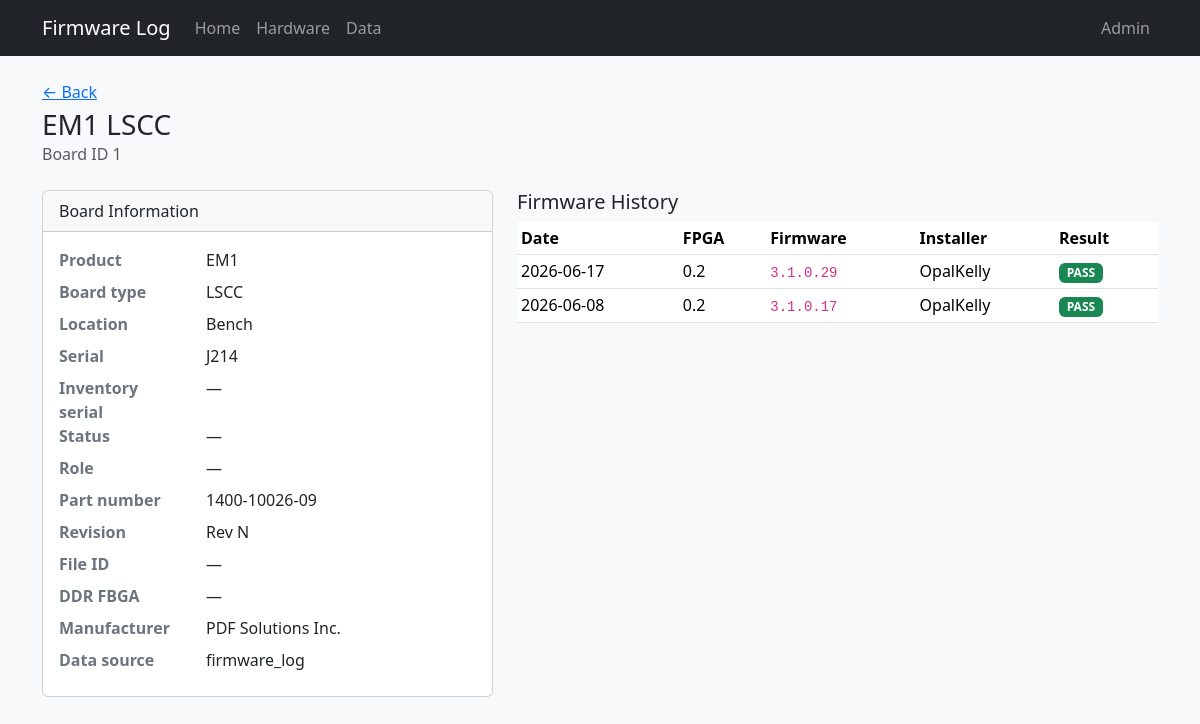
Before: /board/1 with the older database file.
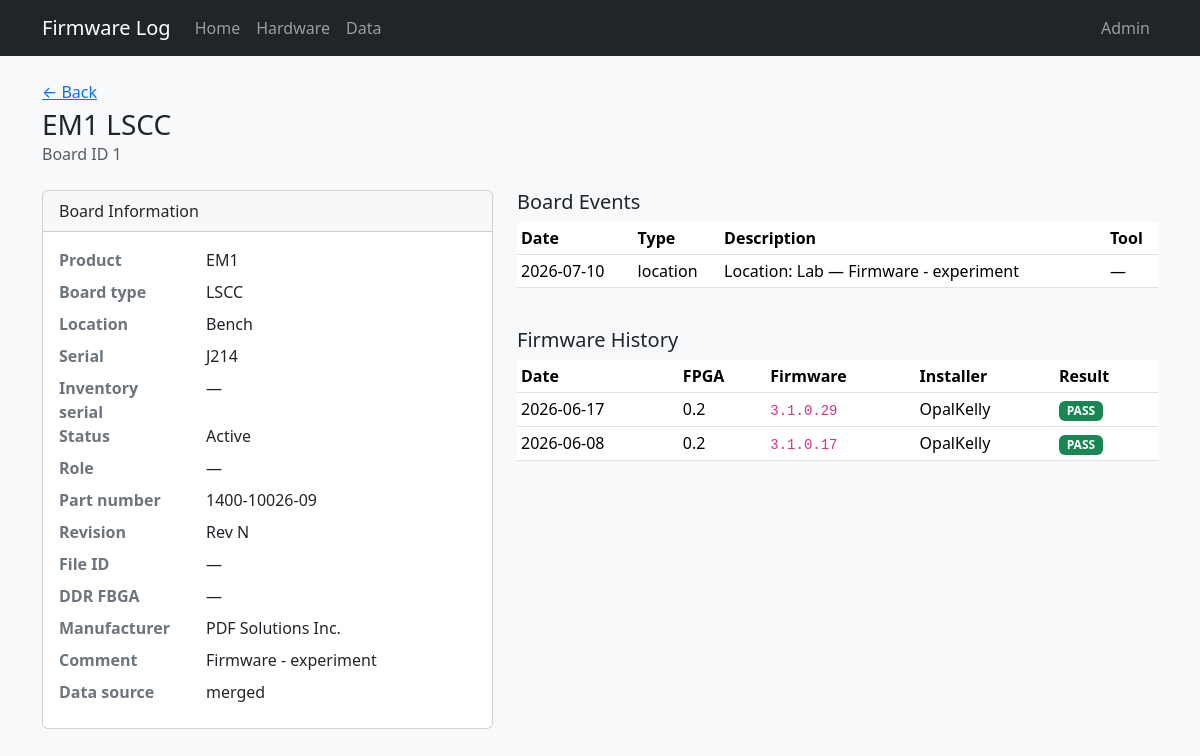
After: the same page with the newer database file.
### tables this page shows
CREATE TABLE "boards" (
                board_id      INTEGER PRIMARY KEY,
                tool          TEXT,
                board_slot    TEXT,
                manufacturer  TEXT NOT NULL DEFAULT 'PDF Solutions Inc.',
                board_name    TEXT NOT NULL,
                serial        TEXT NOT NULL,
                part_number   TEXT,
                revision      TEXT,
                file_id       TEXT,
                product_name  TEXT NOT NULL,
                ddr_fbga      TEXT
            , inventory_serial TEXT, status TEXT, role TEXT, comment TEXT, open_item TEXT, po TEXT, modified_by TEXT, source_updated_at TEXT, data_source TEXT, dc_status TEXT, ac_status TEXT, gcal_status TEXT, adc_status TEXT, eeprom_status TEXT);

CREATE TABLE "firmware_history" (
                event_id    INTEGER PRIMARY KEY AUTOINCREMENT,
                board_id    INTEGER NOT NULL REFERENCES boards (board_id),
                event_date  TEXT NOT NULL,
                event_time  TEXT,
                fpga        TEXT,
                firmware    TEXT NOT NULL,
                installer   TEXT,
                result      TEXT
            );

CREATE TABLE board_events (
    event_id      INTEGER PRIMARY KEY AUTOINCREMENT,
    board_id      INTEGER NOT NULL REFERENCES boards (board_id),
    event_date    TEXT NOT NULL,
    event_time    TEXT,
    event_type    TEXT NOT NULL,
    description   TEXT NOT NULL,
    tool          TEXT,
    source        TEXT NOT NULL,
    source_ref    TEXT
);

### app.py (the view)
@app.route("/board/<int:board_id>")
def board_detail(board_id):
    board = db.get_board(board_id)
    if not board:
        flash("Board not found.", "danger")
        return redirect(url_for("index"))
    return render_template(
        "board_detail.html",
        board=board,
        history=db.board_history(board_id),
        events=db.board_events(board_id),
    )

### db.py (called while the page is built)
def dict_row(cursor, row):
    return {col[0]: row[i] for i, col in enumerate(cursor.description)}

@contextmanager
def get_db():
    conn = sqlite3.connect(DATABASE)
    conn.row_factory = dict_row
    try:
        yield conn
    finally:
        conn.close()

def fetch_all(query, params=()):
    with get_db() as conn:
        return conn.execute(query, params).fetchall()

def fetch_one(query, params=()):
    with get_db() as conn:
        return conn.execute(query, params).fetchone()

def get_board(board_id):
    return fetch_one("SELECT * FROM boards WHERE board_id = ?", (board_id,))

def board_history(board_id):
    return fetch_all(
        """
        SELECT *
        FROM firmware_history
        WHERE board_id = ?
        ORDER BY event_date DESC, COALESCE(event_time, '00:00:00') DESC, event_id DESC
        """,
        (board_id,),
    )

def board_events(board_id):
    return fetch_all(
        """
        SELECT *
        FROM board_events
        WHERE board_id = ?
        ORDER BY event_date DESC, COALESCE(event_time, '00:00:00') DESC, event_id DESC
        """,
        (board_id,),
    )

### templates/board_detail.html (shortened to what this page needs)
{% extends "base.html" %}
{% from "macros.html" import result_badge %}
{% block content %}
<div class="d-flex flex-wrap justify-content-between align-items-start gap-2 mb-4">
  <div>
    <p class="text-muted mb-1"><a href="{{ url_for('index') }}">&larr; Back</a></p>
    <h1 class="h3 mb-0">{{ board.product_name }} {{ board.board_name }}</h1>
    <p class="text-muted mb-0">Board ID {{ board.board_id }}</p>
  </div>
</div>
<div class="row g-4">
  <div class="col-md-5">
    <div class="card">
      <div class="card-header">Board Information</div>
      <dl class="card-body mb-0 row">
        <dt class="col-sm-4">Product</dt><dd class="col-sm-8">{{ board.product_name }}</dd>
        <dt class="col-sm-4">Board type</dt><dd class="col-sm-8">{{ board.board_name }}</dd>
        <dt class="col-sm-4">Location</dt><dd class="col-sm-8">{{ board.tool or '—' }}</dd>
        <dt class="col-sm-4">Serial</dt><dd class="col-sm-8">{{ board.serial }}</dd>
        <dt class="col-sm-4">Inventory serial</dt><dd class="col-sm-8">{{ board.inventory_serial or '—' }}</dd>
        <dt class="col-sm-4">Status</dt><dd class="col-sm-8">{{ board.status or '—' }}</dd>
        <dt class="col-sm-4">Role</dt><dd class="col-sm-8">{{ board.role or '—' }}</dd>
        <dt class="col-sm-4">Part number</dt><dd class="col-sm-8">{{ board.part_number or '—' }}</dd>
        <dt class="col-sm-4">Revision</dt><dd class="col-sm-8">{{ board.revision or '—' }}</dd>
        <dt class="col-sm-4">File ID</dt><dd class="col-sm-8">{{ board.file_id or '—' }}</dd>
        <dt class="col-sm-4">DDR FBGA</dt><dd class="col-sm-8">{{ board.ddr_fbga or '—' }}</dd>
        <dt class="col-sm-4">Manufacturer</dt><dd class="col-sm-8">{{ board.manufacturer }}</dd>
        {% if board.comment %}
        <dt class="col-sm-4">Comment</dt><dd class="col-sm-8">{{ board.comment }}</dd>
        {% endif %}
        {% if board.data_source %}
        <dt class="col-sm-4">Data source</dt><dd class="col-sm-8">{{ board.data_source }}</dd>
        {% endif %}
      </dl>
    </div>
  </div>
  <div class="col-md-7">
    {% if events %}
    <h2 class="h5">Board Events</h2>
    <div class="table-responsive mb-4">
      <table class="table table-sm table-hover align-middle">
        <thead>
          <tr>
            <th>Date</th>
            <th>Type</th>
            <th>Description</th>
            <th>Tool</th>
          </tr>
        </thead>
        <tbody>
          {% for row in events %}
          <tr>
            <td>{{ row.event_date }}{% if row.event_time %} {{ row.event_time }}{% endif %}</td>
            <td>{{ row.event_type }}</td>
            <td>{{ row.description }}</td>
            <td>{{ row.tool or '—' }}</td>
          </tr>
          {% endfor %}
        </tbody>
      </table>
    </div>
    {% endif %}
    <h2 class="h5">Firmware History</h2>
    <div class="table-responsive">
      <table class="table table-sm table-hover align-middle">
        <thead>
          <tr>
            <th>Date</th>
            <th>FPGA</th>
            <th>Firmware</th>
            <th>Installer</th>
            <th>Result</th>
          </tr>
        </thead>
        <tbody>
          {% for row in history %}
          <tr>
            <td>{{ row.event_date }}{% if row.event_time %} {{ row.event_time }}{% endif %}</td>
            <td>{{ row.fpga or '—' }}</td>
            <td><code>{{ row.firmware }}</code></td>
            <td>{{ row.installer or '—' }}</td>
            <td>{{ result_badge(row.result) }}</td>
          </tr>
          {% else %}
          <tr><td colspan="6" class="text-muted">No firmware history for this board.</td></tr>
          {% endfor %}
        </tbody>
      </table>
    </div>
  </div>
</div>
{% endblock %}

### templates/macros.html (shortened to what this page needs)
{% macro result_badge(result) -%}
  {% if result %}
    {% set r = result|upper %}
    {% if r == 'PASS' %}
      <span class="badge text-bg-success">PASS</span>
    {% elif r == 'FAIL' %}
      <span class="badge text-bg-danger">FAIL</span>
    {% else %}
      <span class="badge text-bg-secondary">{{ result }}</span>
    {% endif %}
  {% else %}
    <span class="text-muted">—</span>
  {% endif %}
{%- endmacro %}

Changed rows visible on the page:
changed boards "EM1": status (not shown) → "Active"; comment (not shown) → "Firmware - experiment"; data_source "firmware_log" → "merged"
added board_events: event_date "2026-07-10", event_type "location", description "Location: Lab — Firmware - experiment", tool "—"
Other visible differences:
{{ board.status or '—' }}: "—" → (not shown)
text now shown: "Comment Board Events Date Type Description Tool"
